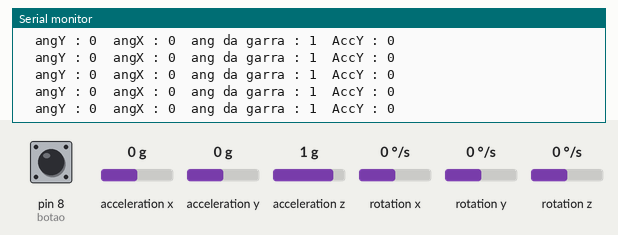
The sketch below on a simulated Arduino Uno, built with avr-gcc and run on an emulated ATmega328P. Shown: the last lines printed to the serial monitor. Inputs (shaded band) come from the test bench; at power-on: acceleration x 0 g, acceleration y 0 g, pin 8 (botao) HIGH, acceleration z 1 g, rotation x 0 °/s, rotation y 0 °/s, rotation z 0 °/s. No radio packets arrive unless stated.

Above: at 4.2 s.
4.3 s: acceleration x set to -1.4 g
At 4.41 s:
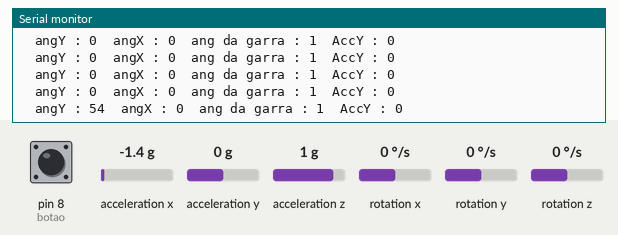
7.3 s: acceleration y set to -1.4 g
At 7.34 s:
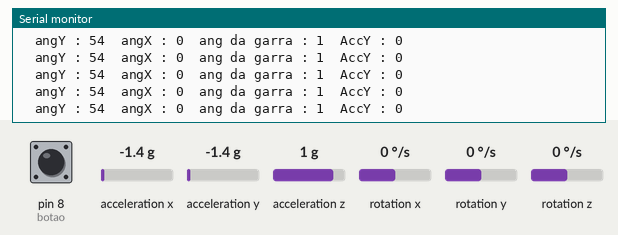
10.3 s: acceleration x set to 0 g
At 10.3 s:
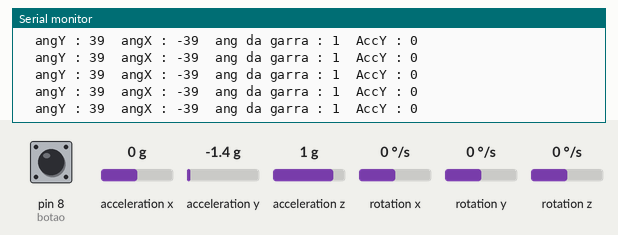
13.3 s: acceleration y set to 0.8 g
At 13.34 s:
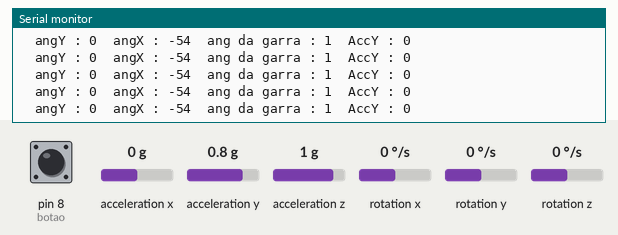
16.3 s: pin 8 (botao) pulled LOW for 0.15 s
At 16.38 s:
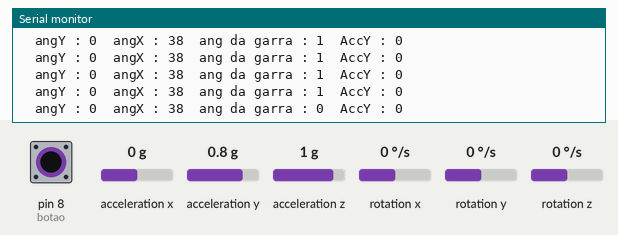
19.4 s: acceleration x set to -0.8 g
At 19.41 s:
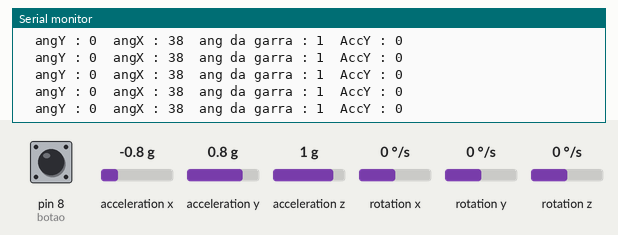
Timing chart, 0 to 22.4 s (numbered marks = the images above; inputs shaded):
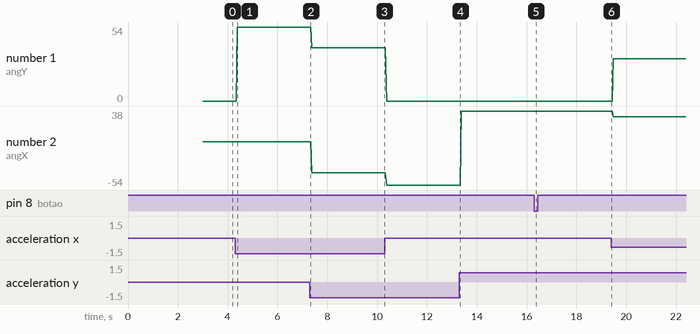

Measured:
- after the input at 4.3 s, the serial monitor: prints a new line after 0.09 s (image 1)
- after the input at 16.3 s, the serial monitor: prints a new line after 0.06 s (image 5)
- plotted number 1: 0 → 54 after the input at 4.3 s, 54 → 39 after the input at 7.3 s, 0 → 31 after the input at 19.4 s
- plotted number 2: 0 → -39 after the input at 7.3 s, -39 → -54 after the input at 10.3 s, -54 → 38 after the input at 13.3 s, 38 → 31 after the input at 19.4 s

The sketch:

TMaoglobo.ino
```cpp
//contole da luva//
#include <nRF24L01.h>
#include <printf.h>
#include <RF24.h>
#include <RF24_config.h>
#include <SPI.h>
#include <MPU6050_tockn.h>
#include <Wire.h>


MPU6050 mpu6050(Wire);

RF24 radio(9, 10);// CE CSN
const byte endereco = 0xB3B4B5B6F1;

int botao = 8;

int msg[12];
int lerbotao = 0;

int garra;

int vangZ;
int vangY;
int vangX;
int AccY; // que merda é essa??? aclração do eixo Y

float angZ;
float angY;
float angX;

void setup() {
  radio.begin();
  radio.openWritingPipe(endereco);
  radio.setPALevel(RF24_PA_MAX);
  radio.stopListening();
  radio.setChannel(80);

  Serial.begin(9600);
  Wire.begin();
  mpu6050.begin();
  mpu6050.calcGyroOffsets(true);

 pinMode(botao,INPUT_PULLUP); // oq é?


}

void loop() {

  mpu6050.update();


      // angulo Y = elevação e profundidade //


  angY = mpu6050.getAccAngleY();
  vangY = map(angY, -150, 180, -150, 180);
  Serial.print("\tangY : ");
  Serial.print(vangY);


     // angulo X = rotacao punho //

  angX = mpu6050.getAccAngleX();
  vangX = map(angX, -200, 200, -200, 200);
  Serial.print("\tangX : ");
  Serial.print(vangX);

    // fecha e abre garra //

 lerbotao = digitalRead(botao);
  if(lerbotao == HIGH){
    garra = 0;
  }
  else{
    garra = 75;
  }


  Serial.print("\tang da garra : ");
  Serial.print(lerbotao);

  Serial.print("\tAccY : ");
  Serial.println(AccY);

    // pacote de transmissão //

  msg[4] = garra;
  msg[3] = vangX;
  msg[2] = vangY;
  msg[0] = 99;
  radio.write(&msg, sizeof(msg));

}
```
